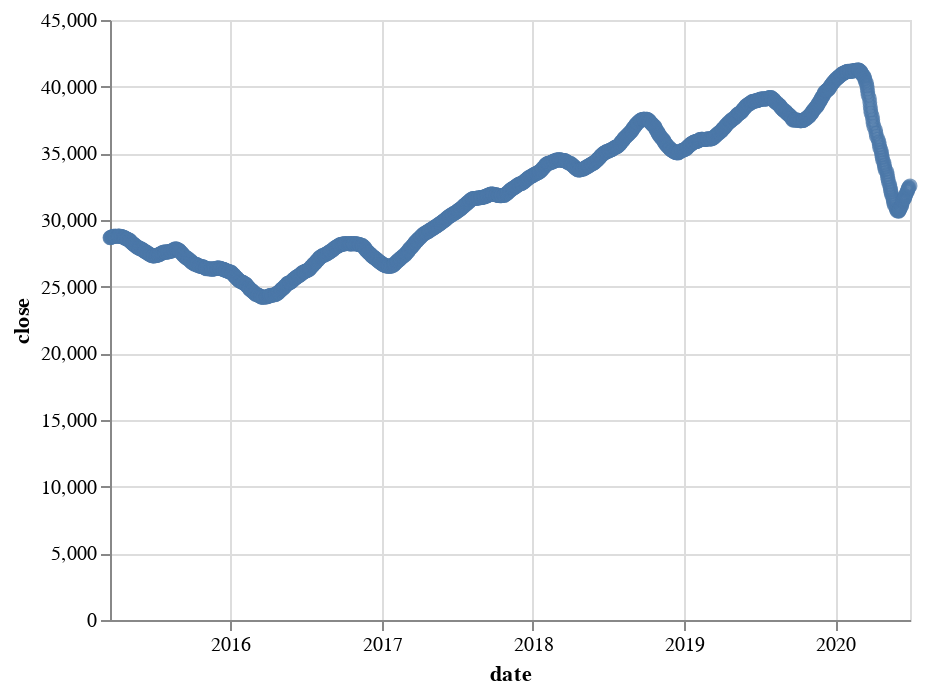

The notebook cell saved with this chart:
### Code cell
alt.Chart(altdata_fiftydays).mark_point().encode(
    x='date',
    y='close'
)

### Figure 1 — Vega-Lite specification as saved in the notebook (floating-point values rounded to 4 significant figures; data arrays with more than 128 entries replaced by an {"elided": "..."} marker saying what was removed)
{"config": {"view": {"continuousWidth": 400, "continuousHeight": 300}}, "data": {"name": "data-0bf0bf8d1fb7b1e5304307f055941b80"}, "mark": "point", "encoding": {"x": {"type": "temporal", "field": "date"}, "y": {"type": "quantitative", "field": "close"}}, "$schema": "https://vega.github.io/schema/vega-lite/v4.8.1.json", "datasets": {"data-0bf0bf8d1fb7b1e5304307f055941b80": {"elided": "1295 records"}}}
